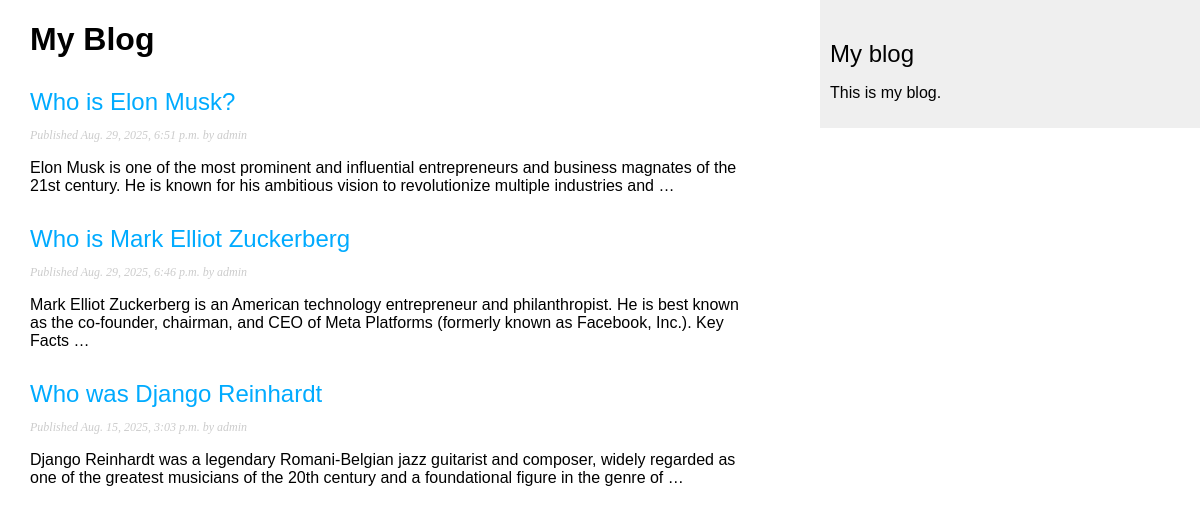
Screenshot of /blog/ with the database file from the repository.
### blog/models.py (models this page shows, shortened)
class Post(models.Model):
    class Status(models.TextChoices):
        DRAFT = 'DF', 'Draft'
        PUBLISHED = 'PB', 'Published'
    title = models.CharField(max_length=250)
    slug = models.SlugField(max_length=250, unique_for_date='publish')
    author = models.ForeignKey(settings.AUTH_USER_MODEL,
                               on_delete=models.CASCADE,
                               related_name='blog_posts'
                               )
    body = models.TextField()
    publish = models.DateTimeField(default=timezone.now)
    created = models.DateTimeField(auto_now_add=True)
    updated = models.DateTimeField(auto_now=True)
    status = models.CharField(max_length=2,
                              choices=Status,
                              default=Status.DRAFT)
    objects = models.Manager() # The default manager
    published = PublishedManager() #Custom manager
    class Meta:
        ordering = ['-publish']
        indexes = [
            models.Index(fields=['publish']),
        ]
    def get_absolute_url(self): # This defines the automatic address-machine for a blog post.
        return reverse('blog:post_detail',
                        args=[
                            self.publish.year,
                            self.publish.month,
                            self.publish.day,
                            self.slug,
                        ],
        )

### blog/views.py (the view)
# urls.py: path('', views.post_list, name='post_list'),
def post_list(request):
    posts = Post.published.all()
    dict = {'posts': posts}
    return render(request, 'blog/post/list.html', context=dict)

### blog/models.py (called while the page is built)
    def get_queryset(self):
        return (super().get_queryset().filter(status=Post.Status.PUBLISHED)
        )

### blog/templates/blog/post/list.html (shortened to what this page needs)
{% extends 'blog/base.html' %}
{% block content %}
    <h1>My Blog</h1>
    {% for post in posts %}
        <h2>
             <a href="{{ post.get_absolute_url }}">{{ post.title }}</a>
        </h2>
        <p class="date">
            Published {{ post.publish }} by {{ post.author }}
        </p>
        {{ post.body | truncatewords:30 | linebreaks }}
        {% endfor %}
{% endblock %}

### blog/templates/blog/base.html (shortened to what this page needs)
{% load static %}
<!DOCTYPE html>
<html lang="en">
<head>
    <link rel="stylesheet" href="{% static 'css/blog.css' %}">
</head>
<body>
    <div id="content">
        {% block content %}
        {% endblock %}
    </div>
    <div id="sidebar">
         <h2>My blog</h2>
        <p>This is my blog.</p>
    </div>
</body>
</html>

### blog/static/css/blog.css (style rules this page uses)
body { margin: 0; padding: 0; font-family: Arial, Helvetica, sans-serif; }
a { color: #00abff; text-decoration: none; }
h2 { font-weight: normal; margin: 30px 0 0; }
#content { float: left; width: 60%; padding: 0 0 0 30px; }
#sidebar { float: right; width: 30%; background-color: #efefef; padding: 10px; height:100%; }
p.date { color: #ccc; font-family: georgia, serif; font-size: 12px; font-style: italic; }

### rows the page displays
Post: title "Who is Elon Musk?", publish "Aug. 29, 2025, 6:51 p.m.", author "admin", body "Elon Musk is one of the most prominent and influential entrepreneurs and business magnates of the 21st century. He is known for his ambitious vision to revolutionize multiple industries and …"
Post: title "Who is Mark Elliot Zuckerberg", publish "Aug. 29, 2025, 6:46 p.m.", author "admin", body "Mark Elliot Zuckerberg is an American technology entrepreneur and philanthropist. He is best known as the co-founder, chairman, and CEO of Meta Platforms (formerly known as Facebook, Inc.). Key Facts …"
Post: title "Who was Django Reinhardt", publish "Aug. 15, 2025, 3:03 p.m.", author "admin", body "Django Reinhardt was a legendary Romani-Belgian jazz guitarist and composer, widely regarded as one of the greatest musicians of the 20th century and a foundational figure in the genre of …"
